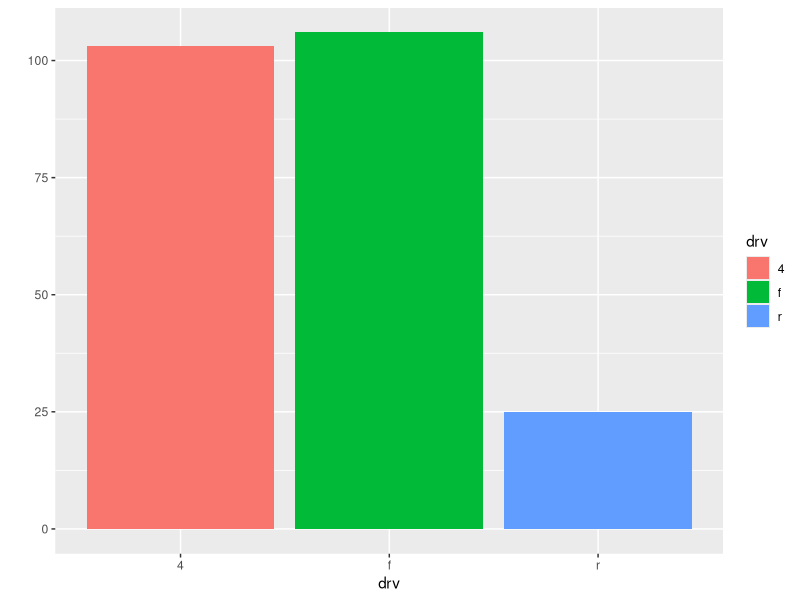
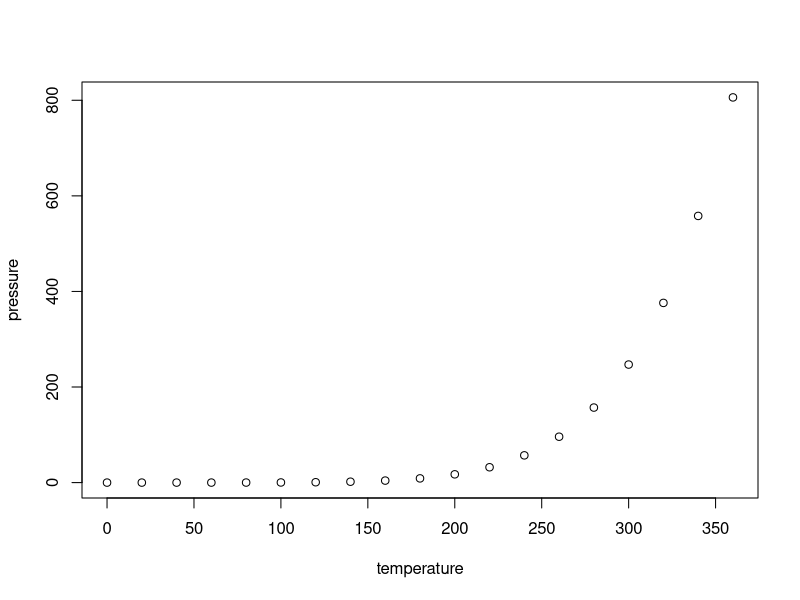

Generate these figures, in order, with R:
## ---- chunk 1
knitr::opts_chunk$set(echo = TRUE)
## ---- chunk 2
anscombe
## ---- chunk 3
library(ggplot2)
qplot(data = mpg, x=drv, fill =drv)
## ---- chunk 4
summary(cars)
## ---- chunk 5
plot(pressure)
